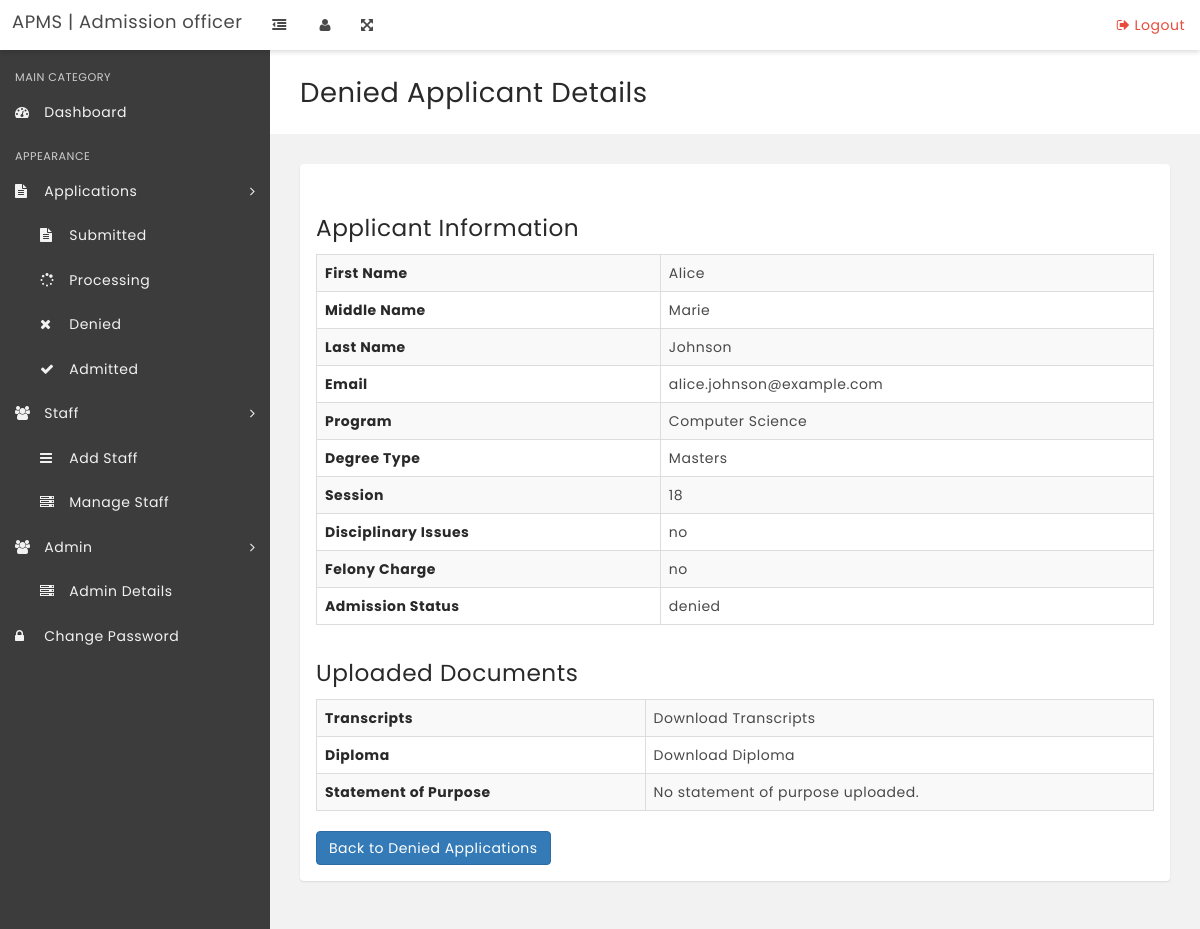
/officer/view-deny.php?appid=29 (signed in), run on the app's committed database.
### tables this page shows
CREATE TABLE `tbl_applications` (
  `id` int(11) NOT NULL,
  `applicant_id` int(12) NOT NULL,
  `firstName` varchar(50) NOT NULL,
  `middleName` varchar(50) DEFAULT NULL,
  `lastName` varchar(50) NOT NULL,
  `email` varchar(255) NOT NULL,
  `program` varchar(100) NOT NULL,
  `degreeType` enum('Bachelor','Masters','PhD') NOT NULL,
  `session` varchar(50) NOT NULL,
  `universityId` int(11) NOT NULL,
  `disciplinaryIssues` enum('yes','no') NOT NULL,
  `felonyCharge` enum('yes','no') NOT NULL,
  `created_at` timestamp NOT NULL DEFAULT current_timestamp(),
  `updated_at` timestamp NOT NULL DEFAULT current_timestamp() ON UPDATE current_timestamp(),
  `transcripts` varchar(255) DEFAULT NULL,
  `diploma` varchar(255) DEFAULT NULL,
  `statement_of_purpose` varchar(255) DEFAULT NULL,
  `recommendation_letters` varchar(255) DEFAULT NULL,
  `standardized_test_scores` varchar(255) DEFAULT NULL,
  `resume` varchar(255) DEFAULT NULL,
  `personal_statement` varchar(255) DEFAULT NULL,
  `proof_of_english_proficiency` varchar(255) DEFAULT NULL,
  `financial_documents` varchar(255) DEFAULT NULL,
  `passport_copy` varchar(255) DEFAULT NULL,
  `admissionstatus` enum('submitted','processing','denied','admitted') DEFAULT 'submitted',
  `admissionLetter` varchar(255) NOT NULL
);

### officer/view-deny.php (the view, shortened to what this page needs)
<?php
include('includes/config.php');
if(strlen($_SESSION['ologin']) == "") {
    header("Location: index.php");
} else {
    $appid = intval($_GET['appid']);
    $sql = "SELECT * FROM tbl_applications WHERE id = :appid AND admissionstatus = 'denied'";
    $query = $dbh->prepare($sql);
    $query->bindParam(':appid', $appid, PDO::PARAM_INT);
    $query->execute();
    $result = $query->fetch(PDO::FETCH_OBJ);
?>
<!DOCTYPE html>
<html lang="en">
<head>
    <link rel="stylesheet" href="css/bootstrap.min.css" media="screen">
    <link rel="stylesheet" href="css/font-awesome.min.css" media="screen">
    <link rel="stylesheet" href="css/main.css" media="screen">
</head>
<body class="top-navbar-fixed">
    <div class="main-wrapper">
        <?php include('includes/topbar.php');?>
        <div class="content-wrapper">
            <div class="content-container">
                <?php include('includes/leftbar.php');?>
                <div class="main-page">
                    <div class="container-fluid">
                        <div class="row page-title-div">
                            <div class="col-md-6">
                                <h2 class="title">Denied Applicant Details</h2>
                            </div>
                        </div>
                        <section class="section">
                            <div class="container-fluid">
                                <div class="row">
                                    <div class="col-md-12">
                                        <div class="panel">
                                            <div class="panel-body">
                                                <h3>Applicant Information</h3>
                                                <table class="table table-bordered table-striped">
                                                    <tr>
                                                        <th>First Name</th>
                                                        <td><?php echo htmlentities($result->firstName); ?></td>
                                                    </tr>
                                                    <tr>
                                                        <th>Middle Name</th>
                                                        <td><?php echo htmlentities($result->middleName); ?></td>
                                                    </tr>
                                                    <tr>
                                                        <th>Last Name</th>
                                                        <td><?php echo htmlentities($result->lastName); ?></td>
                                                    </tr>
                                                    <tr>
                                                        <th>Email</th>
                                                        <td><?php echo htmlentities($result->email); ?></td>
                                                    </tr>
                                                    <tr>
                                                        <th>Program</th>
                                                        <td><?php echo htmlentities($result->program); ?></td>
                                                    </tr>
                                                    <tr>
                                                        <th>Degree Type</th>
                                                        <td><?php echo htmlentities($result->degreeType); ?></td>
                                                    </tr>
                                                    <tr>
                                                        <th>Session</th>
                                                        <td><?php echo htmlentities($result->session); ?></td>
                                                    </tr>
                                                    <tr>
                                                        <th>Disciplinary Issues</th>
                                                        <td><?php echo htmlentities($result->disciplinaryIssues); ?></td>
                                                    </tr>
                                                    <tr>
                                                        <th>Felony Charge</th>
                                                        <td><?php echo htmlentities($result->felonyCharge); ?></td>
                                                    </tr>
                                                    <tr>
                                                        <th>Admission Status</th>
                                                        <td><?php echo htmlentities($result->admissionstatus); ?></td>
                                                    </tr>
                                                </table>
                                                <h3>Uploaded Documents</h3>
                                                <table class="table table-bordered table-striped">
                                                    <tr>
                                                        <th>Transcripts</th>
                                                        <td>
                                                            <?php if ($result->transcripts) { ?>
                                                                <a href="../admission/uploads/<?php echo htmlentities($result->transcripts); ?>" target="_blank">Download Transcripts</a>
                                                            <?php } else { ?>
                                                                No transcripts uploaded.
                                                            <?php } ?>
                                                        </td>
                                                    </tr>
                                                    <tr>
                                                        <th>Diploma</th>
                                                        <td>
                                                            <?php if ($result->diploma) { ?>
                                                                <a href="../admission/uploads/<?php echo htmlentities($result->diploma); ?>" target="_blank">Download Diploma</a>
                                                            <?php } else { ?>
                                                                No diploma uploaded.
                                                            <?php } ?>
                                                        </td>
                                                    </tr>
                                                    <tr>
                                                        <th>Statement of Purpose</th>
                                                        <td>
                                                            <?php if ($result->statement_of_purpose) { ?>
                                                                <a href="../admission/uploads/<?php echo htmlentities($result->statement_of_purpose); ?>" target="_blank">Download Statement of Purpose</a>
                                                            <?php } else { ?>
                                                                No statement of purpose uploaded.
                                                            <?php } ?>
                                                        </td>
                                                    </tr>
                                                </table>
                                                <a href="deny.php" class="btn btn-primary">Back to Denied Applications</a>
                                            </div>
                                        </div>
                                    </div>
                                </div>
                            </div>
                        </section>
                    </div>
                </div>
            </div>
        </div>
    </div>
</body>
</html>
<?php } ?>

### data on the page
tbl_applications: firstName "Alice", middleName "Marie", lastName "Johnson", email "alice.johnson@example.com", program "Computer Science", degreeType "Masters", session "18", disciplinaryIssues "no", felonyCharge "no", admissionstatus "denied"
